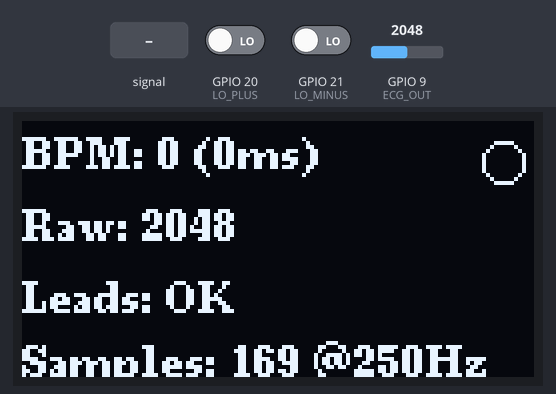
A sketch run on a simulated ESP32-S3. Parts: 128×64 one-colour display. The inputs (shaded band) are chosen by the test bench; at power-on: GPIO 20 (LO_PLUS) LOW, GPIO 9 (ECG_OUT) = 2048, GPIO 21 (LO_MINUS) LOW. What the sketch prints to the serial monitor is not drawn.

Above: at 2.7 s.
2.8 s: GPIO 20 (LO_PLUS) driven HIGH
At 3.09 s:
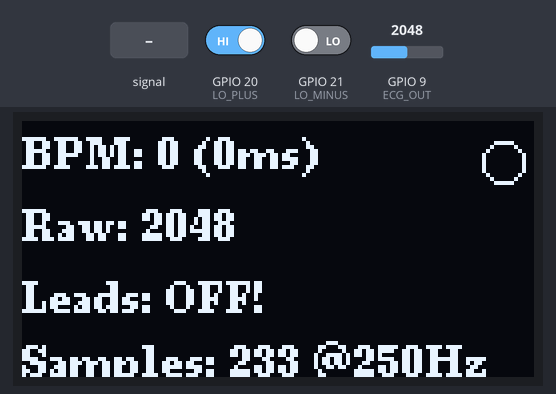
5.1 s: GPIO 9 (ECG_OUT) fed a 200 Hz sine of ±327 counts around its level
At 5.32 s:
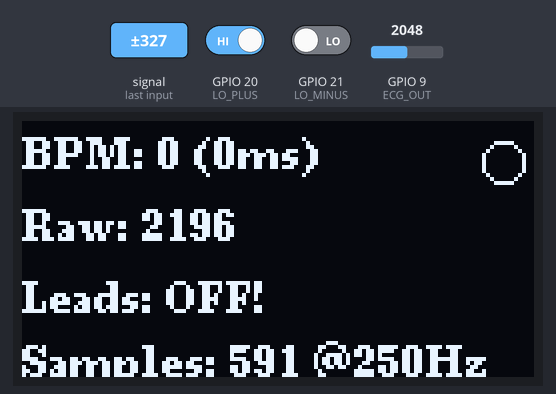
6.7 s: GPIO 9 (ECG_OUT) set to 1460
At 6.95 s:
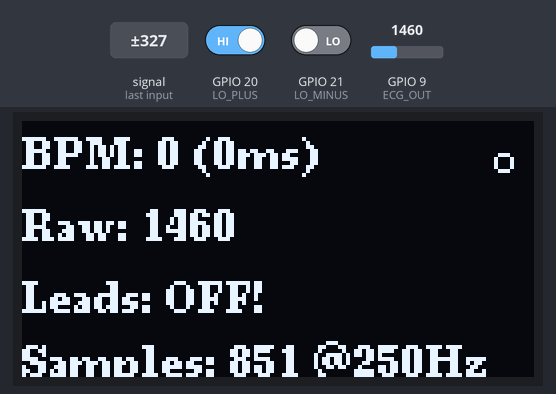
8.3 s: GPIO 9 (ECG_OUT) fed a 1000 Hz sine of ±1023 counts around its level
At 8.57 s:
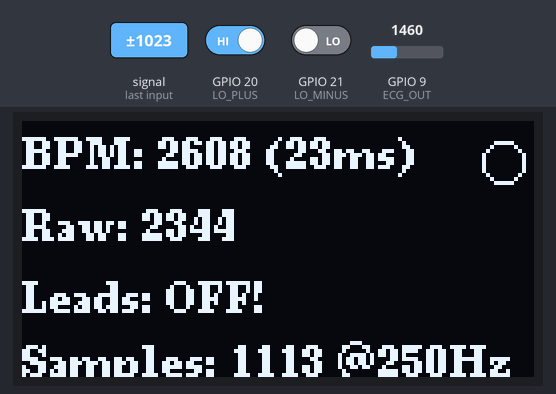
9.9 s: GPIO 9 (ECG_OUT) set to 1540
At 10.19 s:
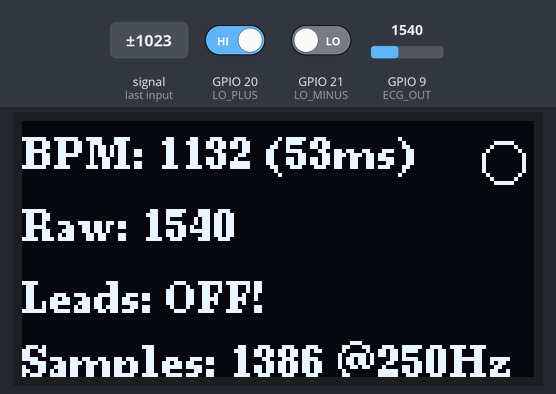
11.5 s: GPIO 20 (LO_PLUS) driven LOW
At 12.0 s:
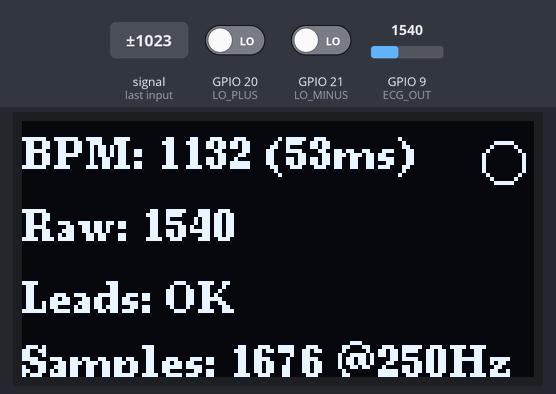
Timing chart, 0 to 14.2 s (numbered marks = the images above; inputs shaded):
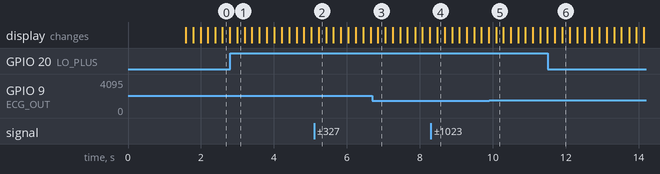

The sketch:

main.ino
```cpp
#include <Arduino.h>
#include <Wire.h>
#include <U8g2lib.h>

// Initialize U8g2 library for SH1106 128x64 I2C display
U8G2_SH1106_128X64_NONAME_F_HW_I2C u8g2(U8G2_R0, /* reset=*/ U8X8_PIN_NONE);

// === PINS ===
const int LO_PLUS = 20;
const int LO_MINUS = 21;
const int ECG_OUT = 9;  // Analog input from AD8232

// === HEARTBEAT VARIABLES ===
unsigned long lastBeatTime = 0;
unsigned long beatInterval = 0;
int bpm = 0;
bool beatDetected = false;
const int THRESHOLD = 1500;  // Adjust as needed

// === SAMPLING VARIABLES ===
unsigned long sampleCount = 0;
const unsigned long SAMPLE_RATE_HZ = 250;  // 250Hz sampling
const unsigned long SAMPLE_INTERVAL_US = 1000000 / SAMPLE_RATE_HZ;

void setup() {
  Serial.begin(9600);
  Wire.begin(6, 5);  // SDA, SCL pins for ESP32-S3

  u8g2.begin();

  pinMode(LO_PLUS, INPUT);
  pinMode(LO_MINUS, INPUT);
  pinMode(ECG_OUT, INPUT);

  // Show initialization message
  u8g2.clearBuffer();
  u8g2.setFont(u8g2_font_ncenB08_tr);
  u8g2.drawStr(0, 12, "ECG Monitor");
  u8g2.drawStr(0, 30, "Initializing...");
  u8g2.drawStr(0, 48, "Sampling @ 250Hz");
  u8g2.sendBuffer();
  delay(1500);
}

void loop() {
  static unsigned long lastSampleTime = 0;
  static unsigned long lastDisplayUpdate = 0;
  unsigned long currentMicros = micros();
  unsigned long currentMillis = millis();

  // === Sample ECG signal at 250Hz ===
  if (currentMicros - lastSampleTime >= SAMPLE_INTERVAL_US) {
    lastSampleTime = currentMicros;
    int rawValue = analogRead(ECG_OUT);
    Serial.println(rawValue);
    sampleCount++;
    processHeartbeat(rawValue);
  }

  // === Update OLED display at 5Hz ===
  if (currentMillis - lastDisplayUpdate >= 200) {
    lastDisplayUpdate = currentMillis;
    updateDisplay();
  }
}

void processHeartbeat(int rawValue) {
  if (rawValue > THRESHOLD && !beatDetected) {
    beatDetected = true;
    unsigned long currentTime = millis();

    if (lastBeatTime > 0) {
      beatInterval = currentTime - lastBeatTime;
      bpm = 60000 / beatInterval;
    }

    lastBeatTime = currentTime;
  }

  if (rawValue < THRESHOLD) {
    beatDetected = false;
  }
}

void updateDisplay() {
  int rawValue = analogRead(ECG_OUT);
  bool leadsOff = digitalRead(LO_PLUS) || digitalRead(LO_MINUS);

  u8g2.clearBuffer();
  u8g2.setFont(u8g2_font_ncenB08_tr);

  // Line 1: BPM and beat indicator
  u8g2.setCursor(0, 12);
  u8g2.print("BPM: ");
  u8g2.print(bpm);
  u8g2.print(" (");
  u8g2.print(beatInterval);
  u8g2.print("ms)");

  // Heartbeat indicator (pulsing circle)
  u8g2.drawCircle(120, 10, beatDetected ? 5 : 2, U8G2_DRAW_ALL);

  // Line 2: Raw ECG value
  u8g2.setCursor(0, 30);
  u8g2.print("Raw: ");
  u8g2.print(rawValue);

  // Line 3: Lead status
  u8g2.setCursor(0, 48);
  u8g2.print("Leads: ");
  u8g2.print(leadsOff ? "OFF!" : "OK");

  // Line 4: Sampling info
  u8g2.setCursor(0, 64);
  u8g2.print("Samples: ");
  u8g2.print(sampleCount);
  u8g2.print(" @");
  u8g2.print(SAMPLE_RATE_HZ);
  u8g2.print("Hz");

  u8g2.sendBuffer();
}
```

Measured:
- after the input at 2.8 s, the display: changes after 0.19 s (image 1)
- after the input at 11.5 s, the display: first changes after 0.20 s (image 6 shows a later state)
